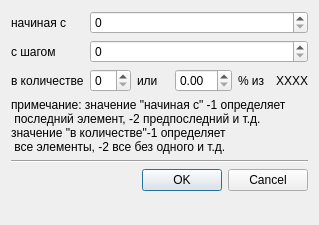
<?xml version="1.0" encoding="UTF-8"?>
<ui version="4.0">
 <class>DlgSelRange</class>
 <widget class="QDialog" name="DlgSelRange">
  <property name="geometry">
   <rect>
    <x>0</x>
    <y>0</y>
    <width>319</width>
    <height>225</height>
   </rect>
  </property>
  <property name="windowTitle">
   <string>Выбор диапазона</string>
  </property>
  <layout class="QGridLayout" name="gridLayout">
   <item row="0" column="0">
    <layout class="QFormLayout" name="formLayout">
     <property name="fieldGrowthPolicy">
      <enum>QFormLayout::AllNonFixedFieldsGrow</enum>
     </property>
     <item row="0" column="0">
      <widget class="QLabel" name="label">
       <property name="text">
        <string>начиная с</string>
       </property>
      </widget>
     </item>
     <item row="0" column="1">
      <widget class="QSpinBox" name="edStart"/>
     </item>
     <item row="1" column="0">
      <widget class="QLabel" name="label_2">
       <property name="text">
        <string>с шагом</string>
       </property>
      </widget>
     </item>
     <item row="1" column="1">
      <widget class="QSpinBox" name="edStep"/>
     </item>
     <item row="2" column="0">
      <widget class="QLabel" name="label_3">
       <property name="text">
        <string>в количестве</string>
       </property>
      </widget>
     </item>
     <item row="2" column="1">
      <layout class="QHBoxLayout" name="horizontalLayout">
       <item>
        <widget class="QSpinBox" name="edCount"/>
       </item>
       <item>
        <widget class="QLabel" name="label_4">
         <property name="text">
          <string>или</string>
         </property>
        </widget>
       </item>
       <item>
        <widget class="QDoubleSpinBox" name="edPercent"/>
       </item>
       <item>
        <widget class="QLabel" name="label_5">
         <property name="text">
          <string>% из</string>
         </property>
        </widget>
       </item>
       <item>
        <widget class="QLabel" name="lbCount">
         <property name="text">
          <string>XXXX</string>
         </property>
        </widget>
       </item>
      </layout>
     </item>
     <item row="3" column="0" colspan="2">
      <widget class="QLabel" name="label_7">
       <property name="text">
        <string>примечание: значение &quot;начиная с&quot; -1 определяет
 последний элемент, -2 предпоследний и т.д.
значение &quot;в количестве&quot;-1 определяет
 все элементы, -2 все без одного и т.д.</string>
       </property>
      </widget>
     </item>
     <item row="4" column="0" colspan="2">
      <widget class="Line" name="line">
       <property name="orientation">
        <enum>Qt::Horizontal</enum>
       </property>
      </widget>
     </item>
     <item row="5" column="1">
      <widget class="QDialogButtonBox" name="buttonBox">
       <property name="standardButtons">
        <set>QDialogButtonBox::Cancel|QDialogButtonBox::Ok</set>
       </property>
      </widget>
     </item>
    </layout>
   </item>
  </layout>
 </widget>
 <resources/>
 <connections/>
</ui>
